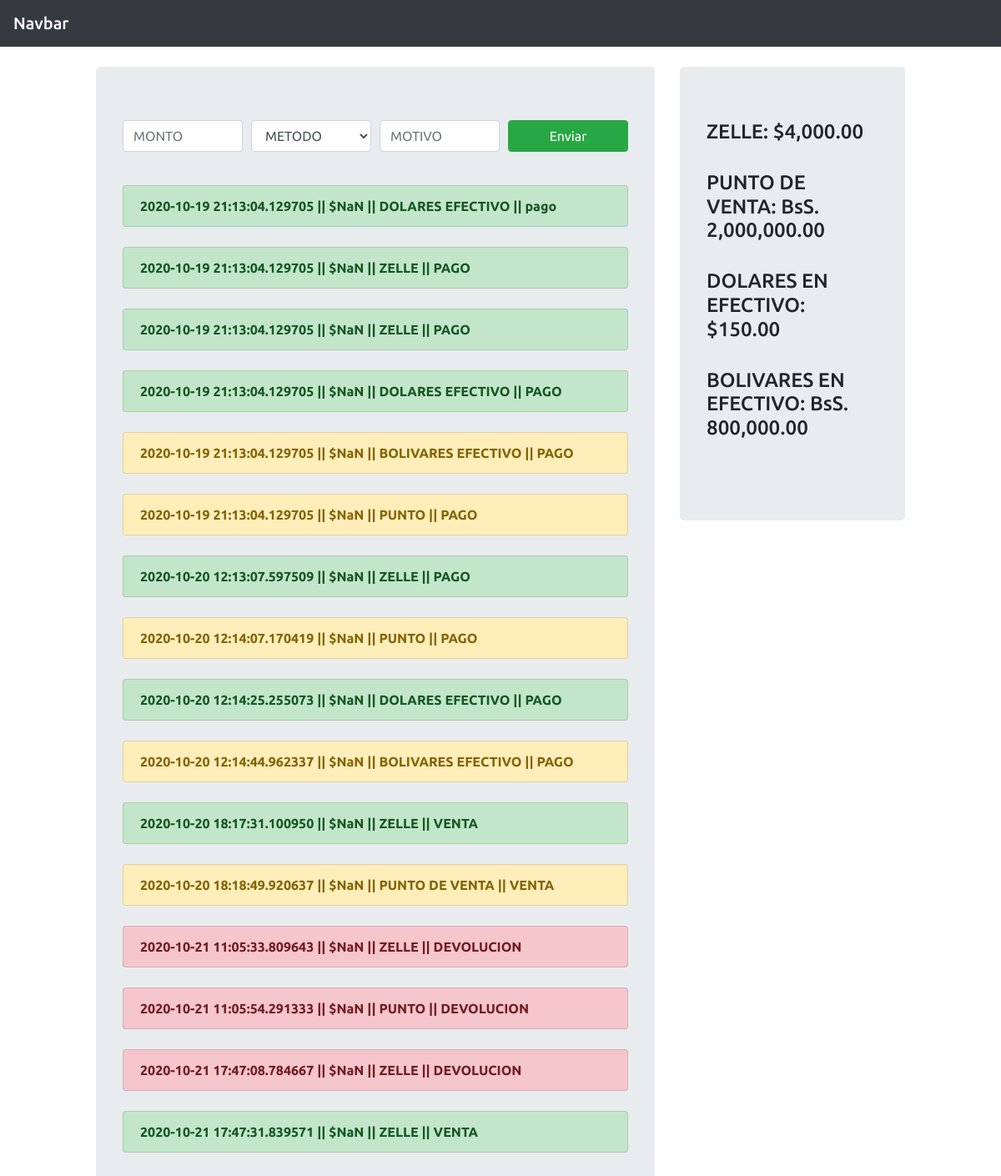
The page / on the database its author committed.
### app.py (models this page shows, shortened)
class Operacion(db.Model):
    id = db.Column(db.Integer, primary_key=True)
    date_created = db.Column(db.DateTime)
    amount = db.Column(db.Float, nullable=False)
    method = db.Column(db.String(100), nullable=False)
    reason = db.Column(db.String(100))

### app.py (the view)
@app.route('/')
def home():
    operations = Operacion.query.all()
    ops = db.session.query(Operacion).all()
    listZelle = [0]
    listPunto = [0]
    listEfectivoD = [0]
    listEfectivoBS = [0]
    def currencyFormat(monto):
        currency = "{:,.2f}".format(monto)
        return currency
    for op in operations:
        if 'ZELLE' in op.method.upper():
            listZelle.insert(0, op.amount)
            sumZelle = sum(listZelle)
        if 'PUNTO' in op.method.upper():
            listPunto.insert(0, op.amount)
            sumPunto = sum(listPunto)
        if 'DOLARES EFECTIVO' in op.method.upper():
            listEfectivoD.insert(0, op.amount)
            sumEfectivoD = sum(listEfectivoD)
        if 'BOLIVARES EFECTIVO' in op.method.upper():
            listEfectivoBS.insert(0, op.amount)
            sumEfectivoBS = sum(listEfectivoBS)
    return render_template('prueba.html', operations = operations , sumZelle = currencyFormat(sumZelle), sumPunto = currencyFormat(sumPunto), sumEfectivoBS = currencyFormat(sumEfectivoBS) , sumEfectivoD = currencyFormat(sumEfectivoD))

### templates/prueba.html (shortened to what this page needs)
<!DOCTYPE html>
<html lang="en">
<head>
    <link rel="stylesheet" href="https://cdn.jsdelivr.net/npm/bootstrap@4.5.3/dist/css/bootstrap.min.css">
    <link href="static/main.css" rel="stylesheet">
</head>
<body>
  <nav class="navbar navbar-dark bg-dark">
    <span class="navbar-brand mb-0 h1">Navbar</span>
  </nav>
  <div class="container-fluid">
        <div class="row">
            <div class="col-lg-7 offset-md-1 mt-4">
                <div class="jumbotron ">
                    <form>
                      <div class="form-row">
                        <div class="col-3">
                          <input type="text" class="form-control" placeholder="MONTO">
                        </div>
                        <div class="form-group col-3">
                          <select class="form-control" id="exampleFormControlSelect1">
                            <option > METODO</option>
                          </select>
                        </div>
                        <div class="col-3">
                          <input type="text" class="form-control" placeholder="MOTIVO">
                        </div>
                        <div class="col-3">
                          <button class="btn btn-success btn-block">Enviar</button>
                        </div>
                      </div>
                    </form>
                    {% for operation in operations %}
                  <ul class="list-group mt-4">
                      <li class="list-group-item  "><strong>{{ operation.date_created}} || <span class="op-amount"> {{operation.amount}} </span> || {{operation.method}} || {{operation.reason}}</strong></li>
                  </ul>
                  {% endfor %}
                  </div>
            </div>
            <div class="col-lg-3 mt-4">
                <div class="jumbotron ">
                  <h4>ZELLE: $4,000.00</h4>
                  <br>
                   <h4>PUNTO DE VENTA: BsS. 2,000,000.00</h4>
                   <br>
                   <h4>DOLARES EN EFECTIVO: $150.00</h4>
                   <br>
                    <h4>BOLIVARES EN EFECTIVO: BsS. 800,000.00</h4>
                    <br>
                  </div>
            </div>
        </div>
    </div>
</body>
</html>

### static/main.css (style rules this page uses)
body { font-family: 'Ubuntu', sans-serif; }

### rows shown on the page
Operacion: date_created "2020-10-19 21:13:04.129705", method "DOLARES EFECTIVO", reason "pago"
Operacion: date_created "2020-10-19 21:13:04.129705", method "ZELLE", reason "PAGO"
Operacion: date_created "2020-10-19 21:13:04.129705", method "ZELLE", reason "PAGO"
Operacion: date_created "2020-10-19 21:13:04.129705", method "DOLARES EFECTIVO", reason "PAGO"
Operacion: date_created "2020-10-19 21:13:04.129705", method "BOLIVARES EFECTIVO", reason "PAGO"
Operacion: date_created "2020-10-19 21:13:04.129705", method "PUNTO", reason "PAGO"
Operacion: date_created "2020-10-20 12:13:07.597509", method "ZELLE", reason "PAGO"
Operacion: date_created "2020-10-20 12:14:07.170419", method "PUNTO", reason "PAGO"
Operacion: date_created "2020-10-20 12:14:25.255073", method "DOLARES EFECTIVO", reason "PAGO"
Operacion: date_created "2020-10-20 12:14:44.962337", method "BOLIVARES EFECTIVO", reason "PAGO"
Operacion: date_created "2020-10-20 18:17:31.100950", method "ZELLE", reason "VENTA"
Operacion: date_created "2020-10-20 18:18:49.920637", method "PUNTO DE VENTA", reason "VENTA"
Operacion: date_created "2020-10-21 11:05:33.809643", method "ZELLE", reason "DEVOLUCION"
Operacion: date_created "2020-10-21 11:05:54.291333", method "PUNTO", reason "DEVOLUCION"
Operacion: date_created "2020-10-21 17:47:08.784667", method "ZELLE", reason "DEVOLUCION"
Operacion: date_created "2020-10-21 17:47:31.839571", method "ZELLE", reason "VENTA"
